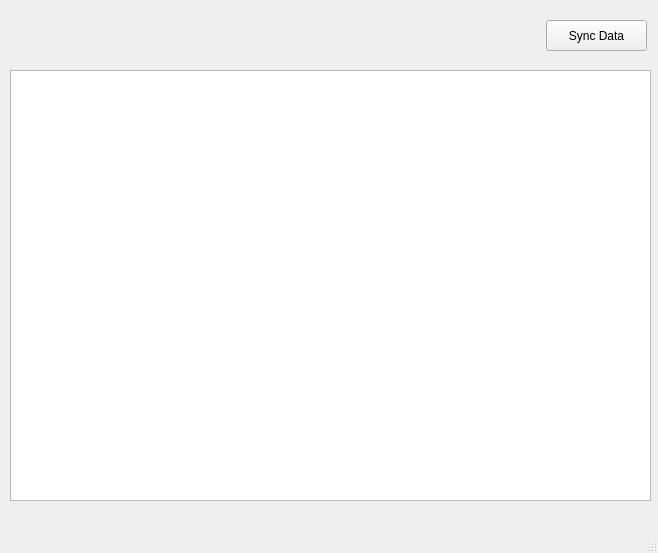
<?xml version="1.0" encoding="UTF-8"?>
<ui version="4.0">
 <class>MainWindow</class>
 <widget class="QMainWindow" name="MainWindow">
  <property name="geometry">
   <rect>
    <x>0</x>
    <y>0</y>
    <width>658</width>
    <height>553</height>
   </rect>
  </property>
  <property name="windowTitle">
   <string>MainWindow</string>
  </property>
  <widget class="QWidget" name="centralwidget">
   <widget class="QTableView" name="tableView">
    <property name="geometry">
     <rect>
      <x>10</x>
      <y>70</y>
      <width>641</width>
      <height>431</height>
     </rect>
    </property>
   </widget>
   <widget class="QPushButton" name="pushButton">
    <property name="geometry">
     <rect>
      <x>546</x>
      <y>20</y>
      <width>101</width>
      <height>31</height>
     </rect>
    </property>
    <property name="text">
     <string>Sync Data</string>
    </property>
   </widget>
  </widget>
  <widget class="QMenuBar" name="menubar">
   <property name="geometry">
    <rect>
     <x>0</x>
     <y>0</y>
     <width>658</width>
     <height>24</height>
    </rect>
   </property>
  </widget>
  <widget class="QStatusBar" name="statusbar"/>
 </widget>
 <resources/>
 <connections/>
</ui>
